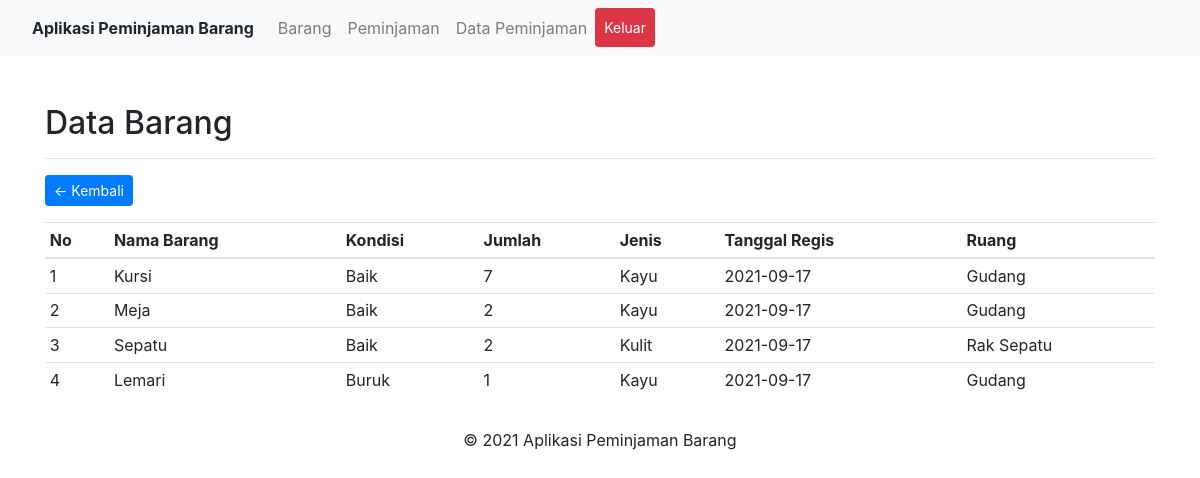
Page /operator/data-barang.php (signed in) on the committed database.
### tables this page shows
CREATE TABLE `barang` (
  `id_barang` int(11) NOT NULL,
  `id_user` int(11) NOT NULL,
  `jenis` varchar(30) NOT NULL,
  `jumlah` int(11) NOT NULL,
  `keterangan` text NOT NULL,
  `kondisi` varchar(20) NOT NULL,
  `nama_barang` varchar(50) NOT NULL,
  `tgl_regis` date NOT NULL,
  `ruang` varchar(30) NOT NULL
);

### operator/data-barang.php (called while the page is built, shortened)
<?php
require_once '../config/db.php';
$sql = "SELECT * FROM barang";
$query = $conn->query($sql);
$data_barang = $query->fetch_all(MYSQLI_ASSOC);
$no = 1;
require_once 'includes/header.php';
require_once 'includes/barang.php';
require_once 'includes/footer.php';

### operator/includes/barang.php (the view)
<div class="container mt-5">
	<h2>Data Barang</h2>
	<hr>
	<a href="index.php" class="btn btn-primary btn-sm float-left">&larr; Kembali</a>
	<div class="clearfix"></div>
	<table class="table table-sm mt-3">
		<thead>
			<tr>
				<th>No</th>
				<th>Nama Barang</th>
				<th>Kondisi</th>
				<th>Jumlah</th>
				<th>Jenis</th>
				<th>Tanggal Regis</th>
				<th>Ruang</th>
			</tr>
		</thead>
		<tbody>
			<?php foreach($data_barang as $barang) : ?>
				<tr>
					<td><?= $no++; ?></td>
					<td><?= $barang['nama_barang']; ?></td>
					<td><?= $barang['kondisi']; ?></td>
					<td><?= $barang['jumlah']; ?></td>
					<td><?= $barang['jenis']; ?></td>
					<td><?= $barang['tgl_regis']; ?></td>
					<td><?= $barang['ruang']; ?></td>
				</tr>
			<?php endforeach; ?>
		</tbody>
	</table>
</div>

### rows in the picture
barang: nama_barang "Kursi", kondisi "Baik", jumlah "7", jenis "Kayu", tgl_regis "2021-09-17", ruang "Gudang"
barang: nama_barang "Meja", kondisi "Baik", jumlah "2", jenis "Kayu", tgl_regis "2021-09-17", ruang "Gudang"
barang: nama_barang "Sepatu", kondisi "Baik", jumlah "2", jenis "Kulit", tgl_regis "2021-09-17", ruang "Rak Sepatu"
barang: nama_barang "Lemari", kondisi "Buruk", jumlah "1", jenis "Kayu", tgl_regis "2021-09-17", ruang "Gudang"
